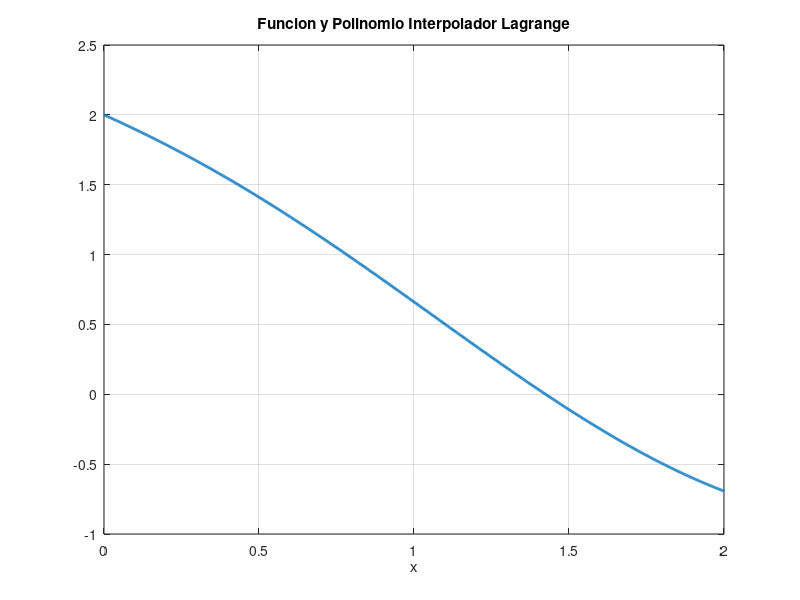

Source code (MATLAB): (Note: this script raises an error after producing the figure.)
%% PRACTICA 1
%  AUTOR: IVAN MARTIN GOMEZ

%% PRACTICA 1.1: Polinomios en Base de Lagrange (PPBL) y Polinomio Interpolador de Lagrange (PIL)
%
%  Uso: Ejecute desde la Ventana de Comandos el siguiente mandato: Script1.m 
%        
%       --> Especificamos el intervalo cerrado [a,b].
%               
                a=0;
                b=2;
                
%       --> Especificamos Funci?n f(x)= e^(-x) + cos(4x/pi) que queremos 
%           Aproximar mediante el Polinomio
%           Interpolador de Lagrange. Esta funci?n hay que especificarla dentro
%           del Fichero de tipo funci?n llamado PIL.m. M?s adelante cuando trabajemos
%           con Matlab simb?lico quiz?s se pueda especificar desde aqu?.

%       --> Especificamos el n?mero de puntos n discretos que utilizaremos
%           para obtener el Polinomio Interpolador de Lagrange.
%           Haremos un estudio para varios valores de n.
%           Notar que en la teor?a el valor de n NO se corresponde exactamente
%           con el n?mero de puntos(en teor?a n = n?mero Puntos - 1),
%           pero en nuestro caso debido a las caracter?sticas internas de
%           Matlab(Matlab indexa la primera posici?n de los vectores por el valor 1 y no el cero),
%           el valor que toma n SI se corresponde con el n?mero de puntos 
%           (en la pr?ctica n = n?mero de puntos).
%
%       --> Aclaraciones: Lo que hace Matlab para dibujar es tomar dos
%           puntos vecinos(entre medias no hay ning?n otro punto) y unirlos
%           mediante una recta. Al dibujar la funci?n que queremos aproximar le
%           decimos que dibuje un n?mero suficientemente grande de puntos (ej:1000) como
%           para que a la vista del ojo humano, la l?nea recta sea lo
%           suficientemente peque?a c?mo para no distinguirla, esto dota de curvatura 
%           al dibujo en el caso de ser la funci?n que queremos aproximar una
%           funci?n con cierta curvatura.

%       --> Lo que se pretende con las Aproximaciones es utilizar un n?mero
%           mucho menor de puntos para obtener resultados 'suficientemente' buenos
%           c?mo para poder utilizar la Aproximaci?n en lugar de la funci?n
%           que estamos aproximando. De esta forma pasamos de evaluar la
%           funcion real, por ejemplo, en 1000 puntos, a evaluar la Aproximaci?n de la
%           funci?n real en s?lo 5 puntos obteniendo un error que, seg?n el
%           contexto, sea lo suficientemente peque?o como para justificar la
%           el uso de Aproximaci?n en sustituci?n al uso de la funci?n real
%           por el Ahorro computacional que supone pasar de evaluar 1000
%           puntos en la funci?n real a evaluar s?lo 5 puntos en la
%           Aproximaci?n. Cuanto m?s exigente sea el problema particular que estamos
%           tratando menor ser? el Error que se permita cometer y en
%           consecuencia necesitaremos aproximaciones mejores, lo que trae
%           coomo consecuencia la utilizaci?n de un mayor n?mero de
%           puntos para obtener una Aproximaci?n lo suficientemente buena,
%           y esto conllevar? un mayor coste computacional frente a una
%           Aproximaci?n que haga uso de un menor n?mero de puntos.
%           
%           
%           

%
%       --> En este caso al no estar utilizando Matlab simb?lico, no tiene
%           sentido calcular el Error cometido ya que los valores del Polinomio
%           de Interprlaci?n de Lagrange particularizados en los puntos
%           discretos del Intervalo cerrado [a,b] toman el mismo valor que la
%           funci?n f(x) que estamos aproximando, por lo que el error en esos
%           puntos der?a como resultado cero, lo interesante del error es
%           estudiarlo en puntos difrentes a los puntos discretos que hemos
%           utilizado para obtener la aproximaci?n a trav?s del Polinimo de
%           Interpolaci?n de Lagrange. M?s adelante, cuando obtengamos una
%           expresi?n explicita en funci?n de una variable independiente 'x'
%           para los Polinomios en Base de Lagrange que a su vez ser?n
%           utilizados para obtener una expresi?n expl?cita en funci?n de una
%           variable independiente 'x' para el Polinomio de Interpolaci?n de
%           Lagrang(lo anterior se hace con Matlab Simb?lico), 
%           podremos haciendo uso de dicha expresi?n, sustituir en ella todos y
%           cada uno de los puntos que hemos utilizado para representar la
%           funci?n f(x), y de esta forma calculando el |f(x) - I(x)| podremos
%           obtener el error cometido en cada uno de los puntos, calculando el
%           m?ximo de todos ellos obtendremos la Cota de Error.
%        
%           
%   
%       CASO 0) Dibujamos la funci?n f(x)= e^(-x) + cos(4x/pi) en un n?mero
%               suficientemente grande de puntos del Intervalo Cerrado [a,b] para
%               utilizarlo como modelo de la funci?n real en dicho
%               intervalo.
               n=1000;
               X0=linspace(a,b,n);
               F=zeros(1,1000);
               for i=1:n
                F(i)=exp(-X0(i)) + cos(4*X0(i)/pi);
               end
               figure(1);
               plot(X0,F,'MarkerEdgeColor',[0.1 0.1 0.1],'LineWidth',2);
               title('Funcion y Polinomio Interpolador Lagrange');
               xlabel('x');
               axis([a b -1 2.5]);
               grid on;
               hold on;
         
%       CASO 1) Dos puntos ==> n = 2
%
               n=2;
               rutina1;   
               plot(X,I,'MarkerEdgeColor',[0.2 0.2 0.2],'LineWidth',2, 'Marker','*','MarkerFaceColor',[0.2 0.2 0.2],'MarkerSize',21); 
       
%       CASO 2) Tres puntos ==> n = 3

               n=3;
               rutina1;   
               plot(X,I,'MarkerEdgeColor',[0.3 0.3 0.3],'LineWidth',2,'Marker','*','MarkerSize',18,'MarkerFaceColor',[0.3 0.3 0.3]); 
               
%       CASO 3) Cuatro puntos ==> n = 4

               n=4;
               rutina1;   
               plot(X,I,'MarkerEdgeColor',[0.4 0.4 0.4],'LineWidth',2,'Marker','*','MarkerSize',15,'MarkerFaceColor',[0.4 0.4 0.4]); 

%       CASO 4) Cinco puntos ==> n = 5

               n=5;
               rutina1;   
               plot(X,I,'MarkerEdgeColor',[0.5 0.5 0.5],'LineWidth',2,'Marker','*','MarkerSize',12,'MarkerFaceColor',[0.5 0.5 0.5]); 

%       CASO 5) Seis puntos ==> n = 6

               n=6;
               rutina1;   
               plot(X,I,'MarkerEdgeColor',[0.6 0.6 0.6],'LineWidth',2,'Marker','*','MarkerSize',9,'MarkerFaceColor',[0.6 0.6 0.6]); 
 
%       CASO 6) Siete puntos ==> n = 7

               n=7;
               rutina1;   
               plot(X,I,'MarkerEdgeColor',[0.7 0.7 0.7],'LineWidth',2,'Marker','*','MarkerSize',6,'MarkerFaceColor',[0.7 0.7 0.7]); 
               legend('f(x) = exp(-x) + cos(4x/pi)','Aproximacion n=2','Aproximacion n=3',...
               'Aproximacion n=4','Aproximacion n=5','Aproximacion n=6','Aproximacion n=7'); 
           
%        
%%


